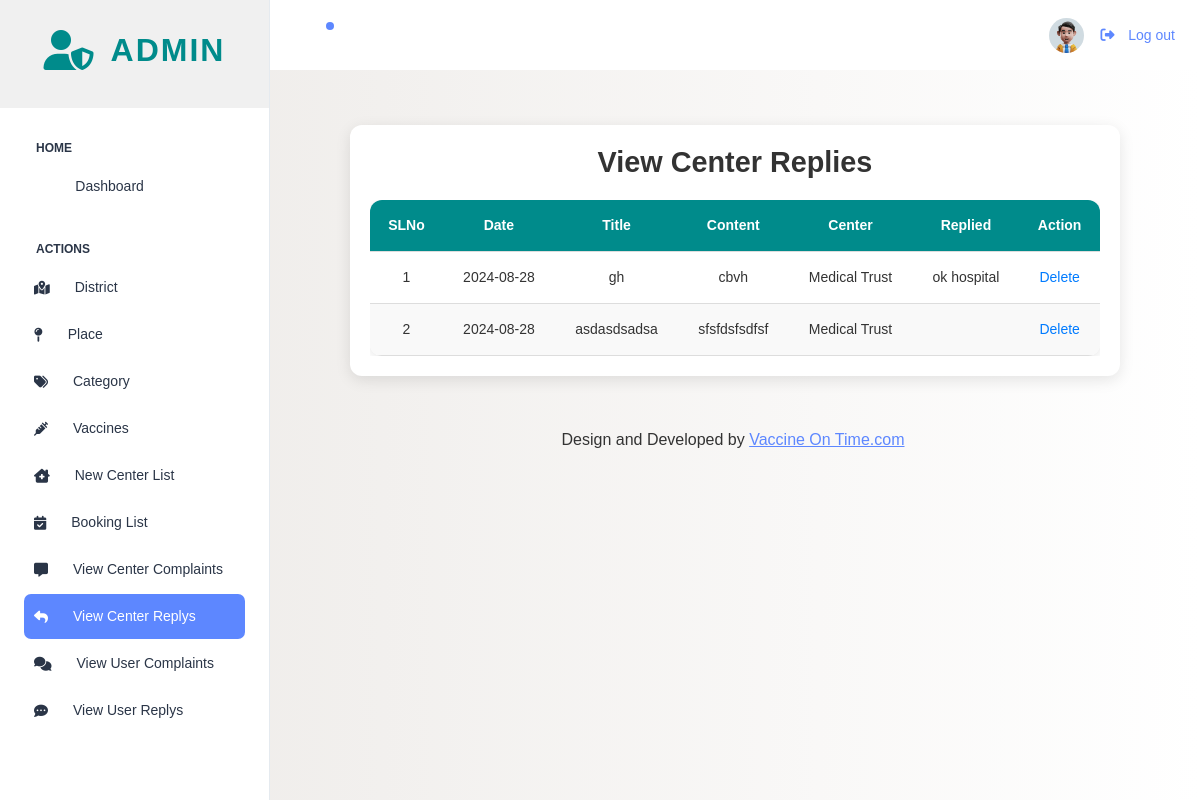
Before: /PROJECT/Admin/Viewcenterreplys.php with the older database file.
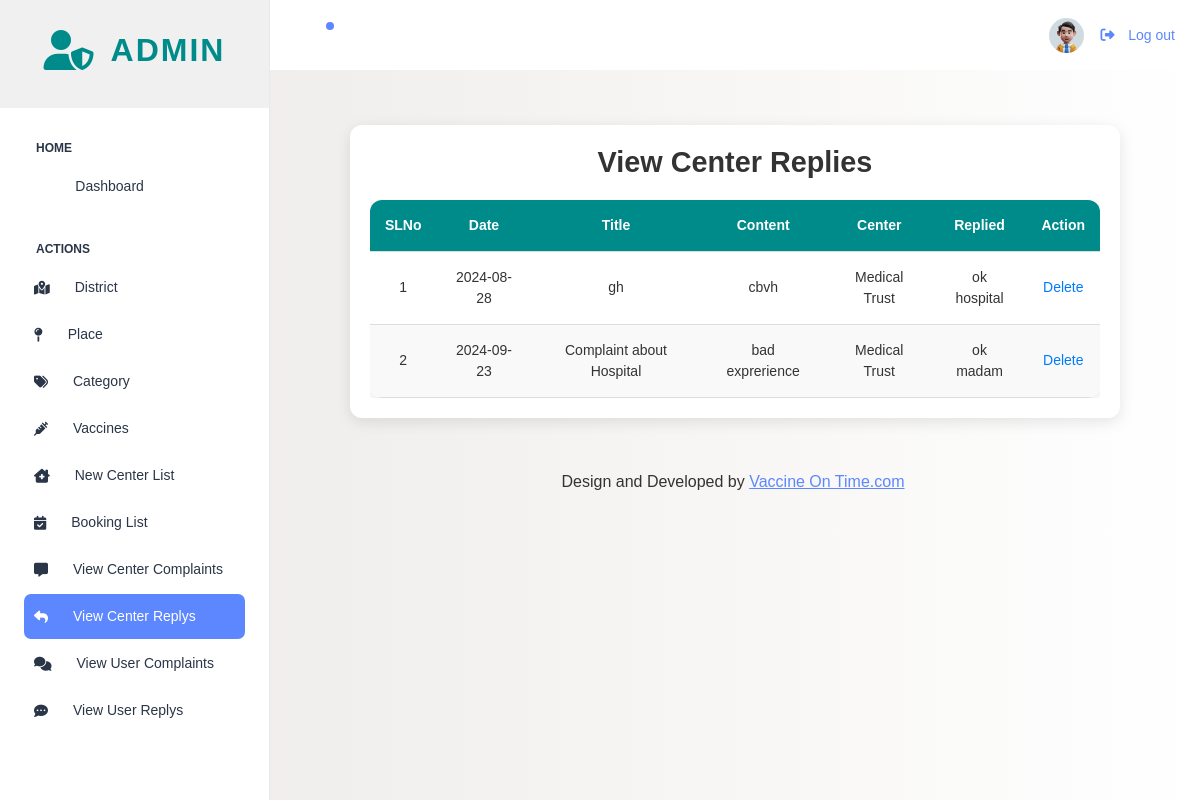
After: the same page with the newer database file.
### tables this page shows
CREATE TABLE `tbl_complaint` (
  `complaint_id` int(11) NOT NULL,
  `complaint_title` varchar(50) NOT NULL,
  `complaint_content` varchar(50) NOT NULL,
  `complaint_reply` varchar(50) NOT NULL,
  `complaint_status` int(50) NOT NULL DEFAULT 0,
  `complaint_date` varchar(50) NOT NULL,
  `user_id` int(11) NOT NULL,
  `center_id` int(11) NOT NULL
);

CREATE TABLE `tbl_center` (
  `center_id` int(10) NOT NULL,
  `center_name` varchar(50) NOT NULL,
  `center_email` varchar(50) NOT NULL,
  `center_password` varchar(50) NOT NULL,
  `center_address` varchar(100) NOT NULL,
  `place_id` int(11) NOT NULL,
  `center_contact` varchar(50) NOT NULL,
  `center_proof` varchar(500) NOT NULL,
  `center_photo` varchar(500) NOT NULL,
  `center_status` int(11) NOT NULL DEFAULT 0
);

### PROJECT/Admin/Viewcenterreplys.php (the view, shortened to what this page needs)
<?php
include('../Assets/connection/connection.php');
include('Head.php');
				?>
<!DOCTYPE html>
<html lang="en">
<head>
</head>
<body>
  <div class="container">
    <h2>View Center Replies</h2>
    <div class="table-responsive">
      <table class="reply-table">
        <thead>
          <tr>
            <th>SLNo</th>
            <th>Date</th>
            <th>Title</th>
            <th>Content</th>
            <th>Center</th>
            <th>Replied</th>
            <th>Action</th>
          </tr>
        </thead>
        <tbody>
          <?php
          $i = 0;
          $sel = "SELECT * FROM tbl_complaint c INNER JOIN tbl_center u ON c.center_id = u.center_id";
          $row = $con->query($sel);
          while ($data = $row->fetch_assoc()) {
              $i++;
              ?>
              <tr>
                <td><?php echo $i ?></td>
                <td><?php echo $data['complaint_date'] ?></td>
                <td><?php echo $data['complaint_title'] ?></td>
                <td><?php echo $data['complaint_content'] ?></td>
                <td><?php echo $data['center_name'] ?></td>
                <td><?php echo $data['complaint_reply'] ?></td>
                <td><a href="Viewcenterreplys.php?delID=<?php echo $data['complaint_id'] ?>">Delete</a></td>
              </tr>
              <?php
          }
          ?>
        </tbody>
      </table>
    </div>
  </div>
  <?php include('Foot.php'); ?>
</body>
</html>

Changed rows visible on the page:
removed tbl_complaint: complaint_date "2024-08-28", complaint_title "asdasdsadsa", complaint_content "sfsfdsfsdfsf", center.center_name "Medical Trust"
added tbl_complaint: complaint_date "2024-09-23", complaint_title "Complaint about Hospital", complaint_content "bad exprerience", center.center_name "Medical Trust", complaint_reply "ok madam"
